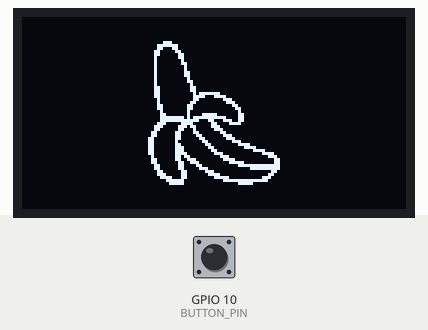
The program below on a simulated ESP32-C3. Shown: 128×64 one-colour display. Inputs (shaded band) come from the test bench; at power-on: GPIO 10 (BUTTON_PIN) HIGH.

Above: at 1.5 s.
4.8 s: GPIO 10 (BUTTON_PIN) pulled LOW for 0.15 s
At 5.9 s:
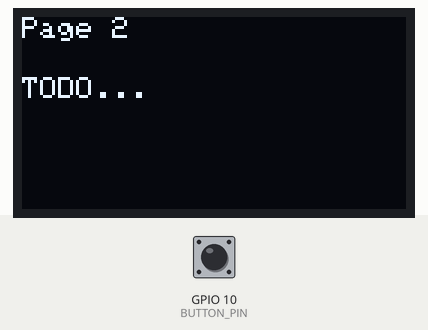
6.4 s: GPIO 10 (BUTTON_PIN) pulled LOW for 1 s
At 7.1 s:
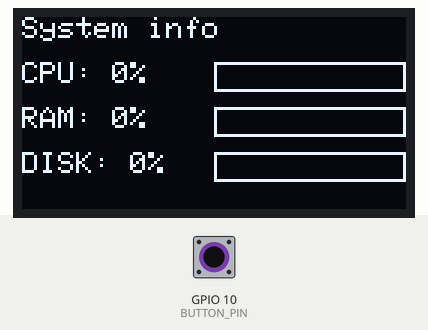
8.9 s: GPIO 10 (BUTTON_PIN) pulled LOW for 0.15 s
At 10.1 s:
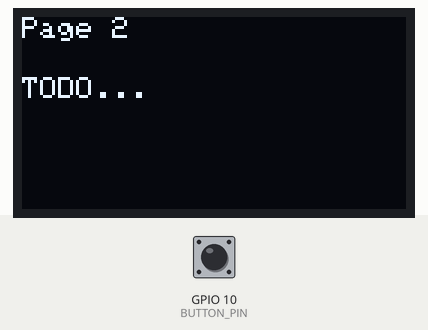
10.5 s: GPIO 10 (BUTTON_PIN) pulled LOW for 3.2 s
At 11.4 s:
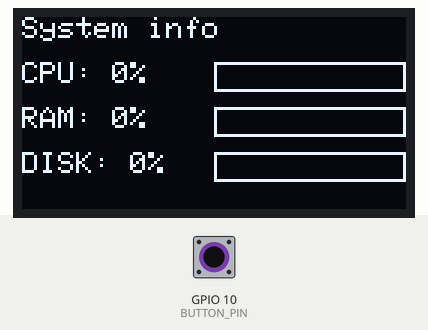
Timing chart, 0 to 13.5 s (numbered marks = the images above; inputs shaded):
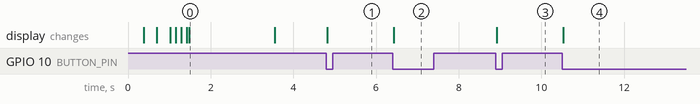

The program:

main.cpp
```cpp
#include <Arduino.h>
#include <ArduinoJson.h>
#include <Wire.h>
#include <Adafruit_GFX.h>
#include <Adafruit_SSD1306.h>
#include "splashcreen.h"

#define SCREEN_WIDTH 128
#define SCREEN_HEIGHT 64
#define BUTTON_PIN 10
Adafruit_SSD1306 display(SCREEN_WIDTH, SCREEN_HEIGHT, &Wire, -1);

const char* PROJECT_ID = "COMPANION_SCREEN_V1";
const char* DEVICE_NAME = "ESP32-C3-COMPANION-SCREEN";
volatile int currentPage = 0;
const int totalPages = 2;
volatile bool pageChanged = false;
JsonDocument globalData;

// Function declarations
void handleHandshake(JsonDocument& doc);
void sendLog(String message);
void updateDisplay();
void IRAM_ATTR next_page_isr();


void setup() {
  Serial.begin(115200);

  Wire.begin(8, 9);

  pinMode(BUTTON_PIN, INPUT_PULLUP);
  attachInterrupt(digitalPinToInterrupt(BUTTON_PIN), next_page_isr, FALLING);

  if(!display.begin(SSD1306_SWITCHCAPVCC, 0x3C)) {
    for(;;);
  }

  display.clearDisplay();
  playSplash(display);

  display.clearDisplay();
  display.setTextColor(SSD1306_WHITE);
  display.setCursor(0, 10);
  display.println("Device ready.");
  display.println("Connecting...");
  display.display();
}

void loop() {
  if (Serial.available() > 0) {
    JsonDocument doc;
    DeserializationError error = deserializeJson(doc, Serial);

    if (!error) {
      if (doc["cmd"].is<const char*>() && doc["cmd"] == "DISCOVER") {
        handleHandshake(doc);
      } else if (doc["type"].is<const char*>() && doc["type"] == "data") {
        // Process received data here
        globalData = doc;
        pageChanged = true;
        //sendLog("Data command received. Cpu usage: " + String(doc["cpu"].as<int>()) + "%, memory usage: " + String(doc["memory"].as<int>()) + "%, disk usage: " + String(doc["disk"].as<int>()) + "%");
      }
    }
  }

  if (pageChanged) {
    updateDisplay();
    pageChanged = false;
  }
}

// Function definitions
void handleHandshake(JsonDocument& doc) {
  if (doc["token"].is<const char*>() && doc["token"] == PROJECT_ID) {
    JsonDocument response;
    response["status"] = "READY";
    response["device"] = DEVICE_NAME;
    serializeJson(response, Serial);
    Serial.println();
  }
}

void sendLog(String message) {
  JsonDocument log;
  log["type"] = "log";
  log["msg"] = message;
  serializeJson(log, Serial);
  Serial.println();
}

void updateDisplay() {
  display.clearDisplay();
  display.setCursor(0, 0);

  if (currentPage == 0) {
    display.println("System info");
    display.setCursor(0, 15);
    display.printf("CPU: %d%%", globalData["cpu"] | 0);
    display.drawRect(64, 15, 64, 10, SSD1306_WHITE);
    display.fillRect(64, 15, map(globalData["cpu"] | 0, 0, 100, 0, 64), 10, SSD1306_WHITE);

    display.setCursor(0, 30);
    display.printf("RAM: %d%%", globalData["memory"] | 0);
    display.drawRect(64, 30, 64, 10, SSD1306_WHITE);
    display.fillRect(64, 30, map(globalData["memory"] | 0, 0, 100, 0, 64), 10, SSD1306_WHITE);

    display.setCursor(0, 45);
    display.printf("DISK: %d%%", globalData["disk"] | 0);
    display.drawRect(64, 45, 64, 10, SSD1306_WHITE);
    display.fillRect(64, 45, map(globalData["disk"] | 0, 0, 100, 0, 64), 10, SSD1306_WHITE);

  } else {
    display.println("Page 2");
    display.setCursor(0, 20);
    display.printf("TODO...");
  }

  display.display();
}

void IRAM_ATTR next_page_isr() {
  static unsigned long last_interrupt_time = 0;
  unsigned long interrupt_time = millis();
  // Debouncing: ignore multiple button presses faster than 200ms
  if (interrupt_time - last_interrupt_time > 200) {
    currentPage = (currentPage + 1) % totalPages;
    pageChanged = true;
  }
  last_interrupt_time = interrupt_time;
}
```

splashcreen.h
```cpp
#ifndef SPLASHCREEN_H
#define SPLASHCREEN_H

#include <Adafruit_SSD1306.h>

void playSplash(Adafruit_SSD1306 &display);

#endif
```

Source omitted: plashscreen.cpp (data table, 2830 bytes)

Measured:
- after the input at 4.8 s, the display: changes at once (image 1)
- after the input at 6.4 s, the display: changes at once (image 2)
- after the input at 8.9 s, the display: changes at once (image 3)
- after the input at 10.5 s, the display: changes at once (image 4)
- what the display in image 0 shows lasts 2.0 s, from 1.5 s to 3.5 s
